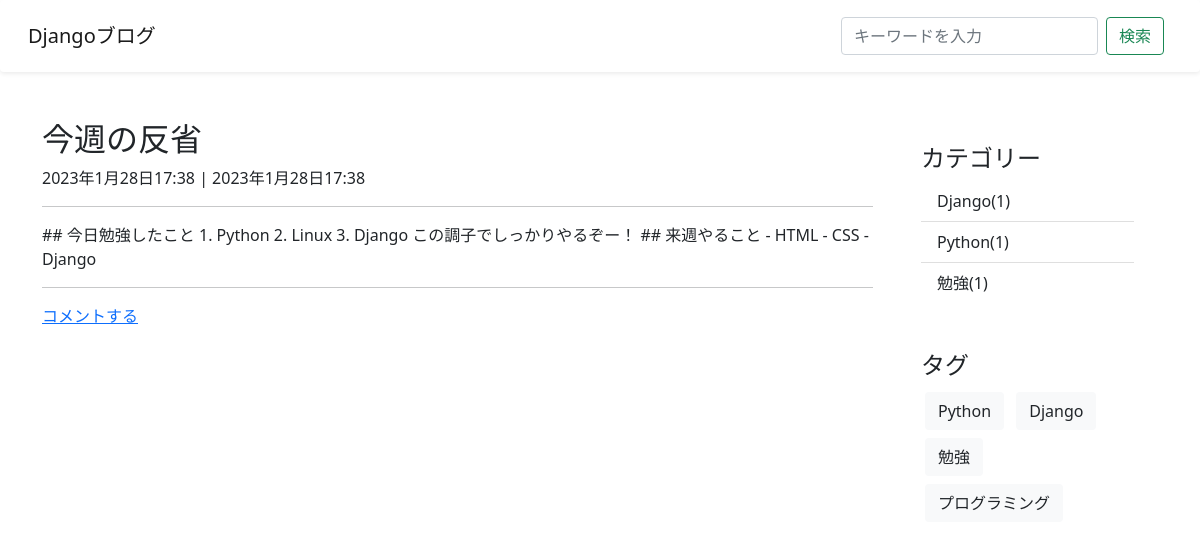
The app's page /post/4 with its own data.
### blog/models.py (models this page shows, shortened)
class Post(models.Model):
    title = models.CharField(verbose_name="タイトル", max_length=200)
    content = MarkdownxField(verbose_name="本文")
    image = models.ImageField(verbose_name="画像", upload_to='uploads/', null=True, blank=True)
    created_at = models.DateTimeField(verbose_name="作成日", auto_now_add=True)
    updated_at = models.DateTimeField(verbose_name="更新日", auto_now=True)
    is_published = models.BooleanField(verbose_name="公開設定", default=False)
    category = models.ForeignKey(Category, verbose_name="カテゴリー", on_delete=models.PROTECT, null=True, blank=True)
    tag = models.ManyToManyField(Tag, verbose_name="タグ", blank=True)
    class Meta:
        verbose_name = "記事"
        verbose_name_plural = "記事"

class Category(models.Model):
    name = models.CharField(verbose_name="カテゴリー", max_length=255)
    slug = models.SlugField(verbose_name="URL", unique=True)
    class Meta:
        verbose_name = "カテゴリー"
        verbose_name_plural = "カテゴリー"

class Tag(models.Model):
    name = models.CharField(verbose_name="タグ", max_length=255)
    slug = models.SlugField(verbose_name="URL", unique=True)
    class Meta:
        verbose_name = "タグ"
        verbose_name_plural = "タグ"

### blog/views.py (the view)
# urls.py: path('post/<int:pk>', PostDetailView.as_view(), name='post-detail'),
class PostDetailView(DetailView):
    model = Post
    template_name = "blog/post_detail.html"
    def get_object(self, queryset=None):
        post = super().get_object(queryset) #ここで詳細記事を返している
        if post.is_published or self.request.user.is_authenticated:
            return post
        else:
            raise Http404

### blog/context_processors.py (called while the page is built)
def common(request):
    context = {
        "categories": Category.objects.annotate(
          count=Count("post", Q(post__is_published=True))
        ),
        "tags": Tag.objects.all
    }
    return context

### blog/templates/blog/post_detail.html
{% extends 'blog/base.html' %}
{% block content %}
  <div class="row">
    <div class="col-9">
      <div class="article-area">
        <h2>{{ post.title }}</h2>
        <p>{{ post.created_at }} | {{ post.updated_at }}</p>
        <hr>
        <p>{{ post.content }}</p>
      </div>
      {% include 'blog/snippets/comments.html'%}
      <a href="{% url 'comment' post.pk %}">コメントする</a>
    </div>
    <div class="col-3">
      {% include "blog/snippets/sidebar.html" %}
    </div>
  </div>
{% endblock %}

### blog/templates/blog/snippets/sidebar.html
<div class="p-4 category">
  <h4>カテゴリー</h4>
  <ul class="list-group list-group-flush">
    {% for category in categories %}
      {% if category.count > 0 %}
        <li class="list-group-item">
          <a href="{% url 'category-post-list' category.slug %}">
            {{ category.name }}({{ category.count }})
          </a>
        </li>
      {% endif %}
    {% endfor %}
  </ul>
</div>
<div class="p-4">
  <h4>タグ</h4>
  {% for tag in tags %}
      <a class="btn bg-light text-dark m-1" href="{% url 'tag-post-list' tag.slug %}">
        {{ tag.name }}
      </a>
  {% endfor %}
</div>

### blog/static/blog/css/style.css (style rules this page uses)
div.category > ul > li a { color: #212529; text-decoration: none; }

### records on screen
Post: title "今週の反省", created_at "2023年1月28日17:38", updated_at "2023年1月28日17:38", content "## 今日勉強したこと 1. Python 2. Linux 3. Django この調子でしっかりやるぞー！ ## 来週やること - HTML - CSS - Django"
Category: name "Django", count "1"
Category: name "Python", count "1"
Category: name "勉強", count "1"
Tag: name "Python"
Tag: name "Django"
Tag: name "勉強"
Tag: name "プログラミング"
